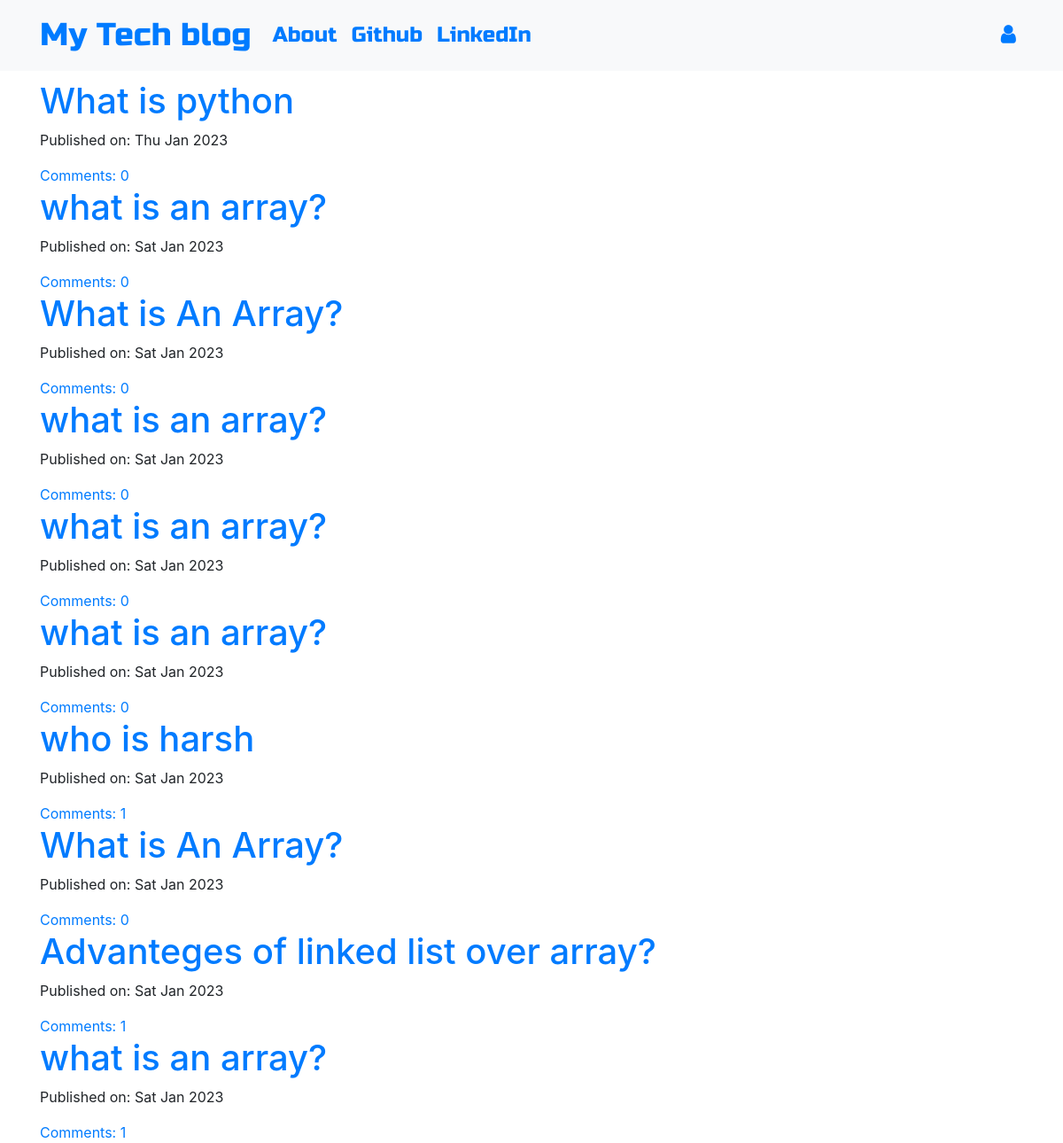
The page / on the database its author committed.
### blog/models.py (models this page shows, shortened)
class Post(models.Model):
    author = models.ForeignKey('auth.User', on_delete=models.CASCADE)
    title = models.CharField(max_length=200)
    text = models.TextField()
    create_date = models.DateTimeField(default=timezone.now())
    published_date = models.DateTimeField(blank=True, null=True)
    def approve_comments(self):
        return self.comments.filter(approved_comments=True)

### blog/views.py (the view)
# urls.py: path('',views.PostListView.as_view(),name='post_list'),
class PostListView(ListView):
    model = Post
    def get_queryset(self):
        return Post.objects.filter(published_date__lte=timezone.now()).order_by('-published_date')

### blog/templates/blog/post_list.html
{% extends 'blog/base.html' %}
{% block content %}
<div class="centerstage">
    {% for post in post_list %}
        <div class="post">
            <h1><a href="{% url 'post_detail' pk=post.pk %}">{{ post.title }}</a></h1>
            <div class="date">
                <p>Published on: {{ post.published_date|date:"D M Y"}}</p>
            </div>
            <a href="{% url 'post_detail' pk=post.pk %}">Comments: {{ post.approve_comments.count }}</a>
        </div>
    {% endfor %}
</div>
{% endblock %}

### blog/templates/blog/base.html (shortened to what this page needs)
<!DOCTYPE html>
{% load static %}
<html>
  <head>
    <link rel="stylesheet" href="https://stackpath.bootstrapcdn.com/bootstrap/4.1.3/css/bootstrap.min.css"
>
    <link href="https://maxcdn.bootstrapcdn.com/font-awesome/4.7.0/css/font-awesome.min.css" rel="stylesheet">
    <link rel="stylesheet" href="//cdn.jsdelivr.net/medium-editor/latest/css/medium-editor.min.css" type="text/css" media="screen" charset="utf-8">
    <link rel="stylesheet" href="{% static 'css/blog.css' %}">
  </head>
  <body class='loader'>
    <nav class="navbar navbar-expand-lg bg-light techfont">
      <div class="container">
        <div class="navbar-nav align-items-center">
          <a class="navbar-brand bigbrand" href="{% url 'post_list' %}">My Tech blog</a>
          <a class="nav-item nav-link" href="{% url 'about' %}">About</a>
          <a class="nav-item nav-link" href="https://www.github.com">Github</a>
          <a class="nav-item nav-link" href="https://www.linkedin.com">LinkedIn</a>
        </div>
        <div class="navbar-nav align-items-center ml-auto">
          {% if user.is_authenticated %}
            <a class="nav-item nav-link" href="{% url 'post_new' %}">New Post</a>
            <a class="nav-item nav-link" href="{% url 'post_draft_list' %}">Drafts</a>
            <a class="nav-item nav-link" href="{% url 'logout' %}">Log out</a>
            <a >Welcome: {{ user.username }}</a>
          {% else %}
            <a class="nav-item nav-link" href="{% url 'login' %}" aria-label="Login">
              <span class="fa fa-user" aria-hidden="true"></span></a>
          {% endif %}
        </div>
      </div>
    </nav>
          <div class="content container">
              <div class="row">
                  <div class="col-md-8">
                    <div class="blog_posts">
                      {% block content %}
                      {% endblock %}
                    </div>
                  </div>
              </div>
          </div>
  </body>
</html>

### blog/static/css/blog.css (style rules this page uses)
.techfont { font-family: 'Russo One', sans-serif; font-size: 1.5em; margin-bottom: 10px; }
.centerstage { margin-left: auto; margin-right: auto; }
.bigbrand { font-size: 1.5em; }

### rows shown on the page
Post: title "What is python", published_date "Thu Jan 2023", approve_comments.count "0"
Post: title "what is an array?", published_date "Sat Jan 2023", approve_comments.count "0"
Post: title "What is An Array?", published_date "Sat Jan 2023", approve_comments.count "0"
Post: title "what is an array?", published_date "Sat Jan 2023", approve_comments.count "0"
Post: title "what is an array?", published_date "Sat Jan 2023", approve_comments.count "0"
Post: title "what is an array?", published_date "Sat Jan 2023", approve_comments.count "0"
Post: title "who is harsh", published_date "Sat Jan 2023", approve_comments.count "1"
Post: title "What is An Array?", published_date "Sat Jan 2023", approve_comments.count "0"
Post: title "Advanteges of linked list over array?", published_date "Sat Jan 2023", approve_comments.count "1"
Post: title "what is an array?", published_date "Sat Jan 2023", approve_comments.count "1"
